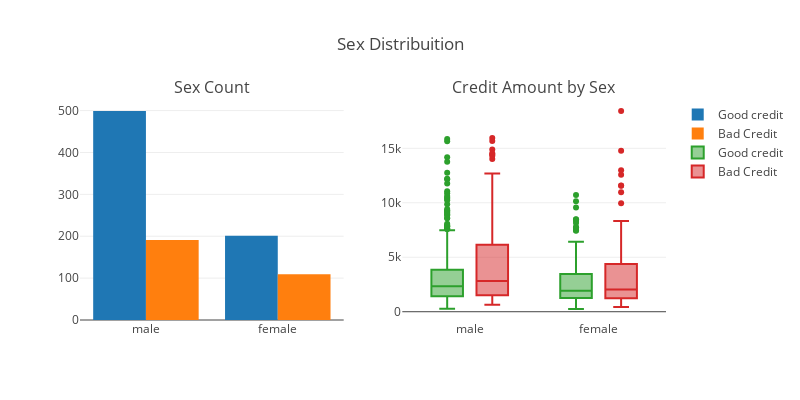

This figure's notebook cell:
### Code cell
#First plot
trace0 = go.Bar(
    x = df_credit[df_credit["Risk"]== 'good']["Sex"].value_counts().index.values,
    y = df_credit[df_credit["Risk"]== 'good']["Sex"].value_counts().values,
    name='Good credit'
)

#First plot 2
trace1 = go.Bar(
    x = df_credit[df_credit["Risk"]== 'bad']["Sex"].value_counts().index.values,
    y = df_credit[df_credit["Risk"]== 'bad']["Sex"].value_counts().values,
    name="Bad Credit"
)

#Second plot
trace2 = go.Box(
    x = df_credit[df_credit["Risk"]== 'good']["Sex"],
    y = df_credit[df_credit["Risk"]== 'good']["Credit amount"],
    name=trace0.name
)

#Second plot 2
trace3 = go.Box(
    x = df_credit[df_credit["Risk"]== 'bad']["Sex"],
    y = df_credit[df_credit["Risk"]== 'bad']["Credit amount"],
    name=trace1.name
)

data = [trace0, trace1, trace2,trace3]


fig = tls.make_subplots(rows=1, cols=2, 
                        subplot_titles=('Sex Count', 'Credit Amount by Sex'))

fig.append_trace(trace0, 1, 1)
fig.append_trace(trace1, 1, 1)
fig.append_trace(trace2, 1, 2)
fig.append_trace(trace3, 1, 2)

fig['layout'].update(height=400, width=800, title='Sex Distribuition', boxmode='group')
py.iplot(fig, filename='sex-subplot')

### Figure 1 — Plotly figure (JSON) as saved in the notebook; plotly's stock layout.template omitted (floating-point values rounded to 4 significant figures; data arrays with more than 128 entries replaced by an {"elided": "..."} marker saying what was removed)
{"data": [{"name": "Good credit", "type": "bar", "x": ["male", "female"], "xaxis": "x1", "y": [499, 201], "yaxis": "y1"}, {"name": "Bad Credit", "type": "bar", "x": ["male", "female"], "xaxis": "x1", "y": [191, 109], "yaxis": "y1"}, {"name": "Good credit", "type": "box", "x": {"elided": "700 str values"}, "xaxis": "x2", "y": {"elided": "700 int values"}, "yaxis": "y2"}, {"name": "Bad Credit", "type": "box", "x": {"elided": "300 str values"}, "xaxis": "x2", "y": {"elided": "300 int values"}, "yaxis": "y2"}], "layout": {"annotations": [{"font": {"size": 16}, "showarrow": false, "text": "Sex Count", "x": 0.225, "xanchor": "center", "xref": "paper", "y": 1, "yanchor": "bottom", "yref": "paper"}, {"font": {"size": 16}, "showarrow": false, "text": "Credit Amount by Sex", "x": 0.775, "xanchor": "center", "xref": "paper", "y": 1, "yanchor": "bottom", "yref": "paper"}], "boxmode": "group", "height": 400, "title": "Sex Distribuition", "width": 800, "xaxis1": {"anchor": "y1", "domain": [0, 0.45]}, "xaxis2": {"anchor": "y2", "domain": [0.55, 1]}, "yaxis1": {"anchor": "x1", "domain": [0, 1]}, "yaxis2": {"anchor": "x2", "domain": [0, 1]}}}
